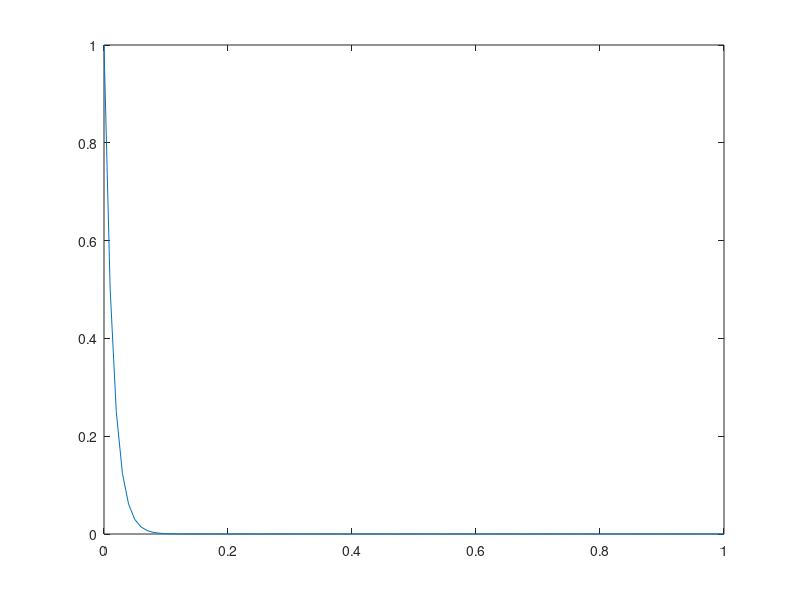

The MATLAB script that drew this image:
clear all
close all

choice =4; %Choose part a/b and flux scheme

switch choice
case 1%Part a (central Difference)-----------------------------------------
    phi_initial = 1;
    phi_final = 0;

    K = 100;                %Number of cells
    x = 0:1/(K+1):1;        %Cell center locations
    xi = 1/(2*(K+1)):1/(K+1):1; %Cell interfaces
    deltax = x(2)-x(1);     %Equidistant grid, constant deltax

    mxi = 40*(1-xi);        %Mass flow rate at interfaces

    A = zeros(K+2);
    for i=2:length(A)-1     %Assemble linear eqn matrix
        A(i,i-1:i+1) = [-(1/deltax + (mxi(i-1)/2)) ...
                        (2/deltax)+(mxi(i)-mxi(i-1))/2 ...
                        -(1/deltax - (mxi(i)/2))];
    end

    %Apply forcing
    b = zeros(length(A),1);

    %Apply BCs
    A(1,:) = 0; A(1,1) = 1;
    b(1)= phi_initial;
    A(end,:) = 0; A(end,end) = 1;
    b(end) = phi_final;

    u=A\b;

    plot(x,u)
case 2%Part a (Power Law)--------------------------------------------------
    phi_initial = 1;
    phi_final = 2;

    K = 100;                %Number of cells
    x = 0:1/(K+1):1;        %Cell center locations
    xi = 1/(2*(K+1)):1/(K+1):1; %Cell interfaces
    deltax = x(2)-x(1);     %Equidistant grid, constant deltax

    mxi = 40*(1-xi);        %Mass flow rate at interfaces

    A = zeros(K+2);
    for i=2:length(A)-1     %Assemble linear eqn matrix
        A(i,i-1:i+1) = [-(((1/deltax)*max(0,(1-(mxi(i-1)/(10*deltax)))^5))+mxi(i-1)) ...
                        (((1/deltax)*max(0,(1-(mxi(i-1)/(10*deltax)))^5))+mxi(i-1))+((1/deltax)*max(0,(1-(mxi(i-1)/(10*deltax)))^5))+ (mxi(i)-mxi(i-1)) ...
                        -((1/deltax)*max(0,(1-(mxi(i-1)/(10*deltax)))^5))];
    end

    %Apply forcing
    b = zeros(length(A),1);

    %Apply BCs
    A(1,:) = 0; A(1,1) = 1;
    b(1)= phi_initial;
    A(end,:) = 0; A(end,end) = 1;
    b(end) = phi_final;

    u=A\b;

    plot(x,u)
case 3%Part b (central Difference)-----------------------------------------
    phi_initial = 1;
    phi_final = 0;
    mL = -40;

    K = 100;                %Number of cells
    x = 0:1/(K+1):1;        %Cell center locations
    xi = 1/(2*(K+1)):1/(K+1):1; %Cell interfaces
    deltax = x(2)-x(1);     %Equidistant grid, constant deltax

    mxi = 40*(1-xi);        %Mass flow rate at interfaces

    A = zeros(K+2);
    for i=2:length(A)-1     %Assemble linear eqn matrix
        A(i,i-1:i+1) = [-(1/deltax + (mxi(i-1)/2)) ...
                        (2/deltax)+(mxi(i)-mxi(i-1))/2 ...
                        -(1/deltax - (mxi(i)/2))];
    end
    
    for i=2:length(A)-1     %Apply linear term
        A(i,i) = A(i,i) + -mL;
        A(1,i) = A(1,i) - -mL;
    end

    %Apply forcing
    b = zeros(length(A),1);

    %Apply BCs
    A(1,:) = 0; A(1,1) = 1;
    b(1)= phi_initial;
    A(end,:) = 0; A(end,end) = 1;
    b(end) = phi_final;

    u=A\b;

    plot(x,u)
case 4%%Part b (Power Law)-------------------------------------------------
    phi_initial = 1;
    phi_final = 0;
    mL = -40;

    K = 100;                %Number of cells
    x = 0:1/(K+1):1;        %Cell center locations
    xi = 1/(2*(K+1)):1/(K+1):1; %Cell interfaces
    deltax = x(2)-x(1);     %Equidistant grid, constant deltax

    mxi = 40*(1-xi);        %Mass flow rate at interfaces

    A = zeros(K+2);
    for i=2:length(A)-1     %Assemble linear eqn matrix
        A(i,i-1:i+1) = [-(((1/deltax)*max(0,(1-(mxi(i-1)/(10*deltax)))^5))+mxi(i-1)) ...
                        (((1/deltax)*max(0,(1-(mxi(i-1)/(10*deltax)))^5))+mxi(i-1))+((1/deltax)*max(0,(1-(mxi(i-1)/(10*deltax)))^5))+ (mxi(i)-mxi(i-1)) ...
                        -((1/deltax)*max(0,(1-(mxi(i-1)/(10*deltax)))^5))];
    end

    for i=2:length(A)-1     %Apply linear term
        A(i,i) = A(i,i) + -mL;
        A(1,i) = A(1,i) - -mL;
    end
    %Apply forcing
    b = zeros(length(A),1);

    %Apply BCs
    A(1,:) = 0; A(1,1) = 1;
    b(1)= phi_initial;
    A(end,:) = 0; A(end,end) = 1;
    b(end) = phi_final;

    u=A\b;

    plot(x,u)
end